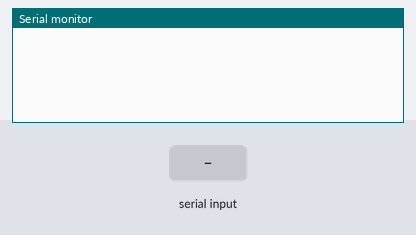
Bench run of a sketch on a simulated Arduino Uno, built with avr-gcc and run on an emulated ATmega328P. Shown: the last lines printed to the serial monitor. The inputs (shaded band) are chosen by the test bench. Random numbers use the default seed unless the sketch sets one.

Above: at 1.2 s.
1.3 s: "010C" received over Serial
At 1.7 s:
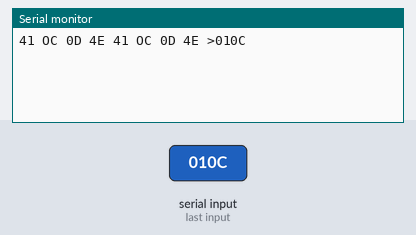
2.8 s: "010D" received over Serial
At 4.0 s:
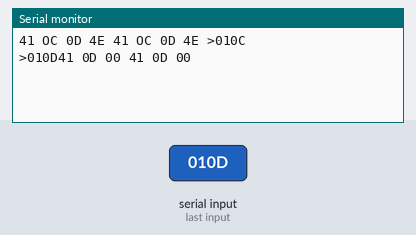
4.3 s: "0142" received over Serial
At 5.2 s:
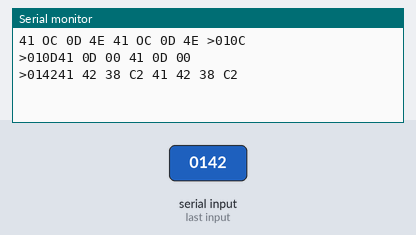
5.8 s: "010F" received over Serial
At 6.3 s:
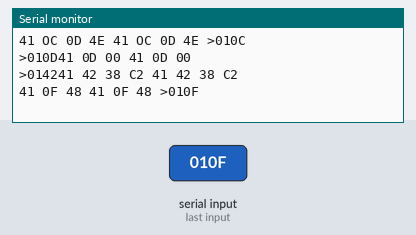
7.3 s: "0111" received over Serial
At 8.5 s:
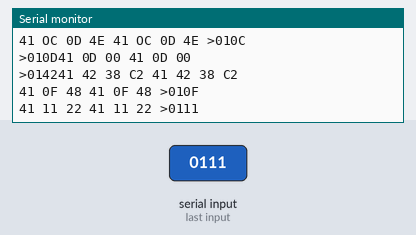
8.8 s: "0115" received over Serial
At 9.8 s:
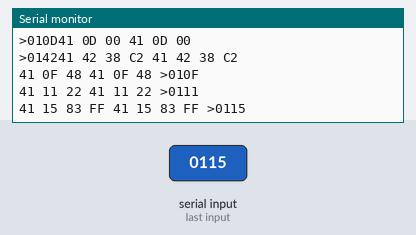

The sketch:

slave.ino
```cpp
char rxData[4];
char c;
int z = 0;
void setup() {
Serial.begin(9600);
}

void loop() {
  if(Serial.available()>0){
    Serial.readBytes(rxData,4);
    rxData[4] = '\0';
  if(strcmp(rxData,"010C")==0){
    switch(random(1,5))
    {
      case 1:
        Serial.println("41 OC 0D 50 41 OC 0D 50 >010C");
        clearbuffer();
        break;
      case 2:
        Serial.println("41 OC 0D 58 41 OC 0D 58 >010C");
        clearbuffer();
        break;
      case 3:
        Serial.println("41 OC 0D 3E 41 OC 0D 3E >010C");
        clearbuffer();
        break;
      case 4:
        Serial.println("41 OC 0D 4E 41 OC 0D 4E >010C");
        clearbuffer();
        break;
      case 5:
        Serial.println("41 OC 0D 54 41 OC 0D 54 >010C");
        clearbuffer();
        break;
    }
  }
    if(strcmp(rxData,"010D")==0){  // toc do xe 010D
    switch(random(1,2))
    {
      case 1:
        Serial.println(">010D41 0D 00 41 0D 00");
        clearbuffer();
        break;
      case 2:
        Serial.println(">010D41 0D 00 41 0D 00");
        clearbuffer();
        break;
    }
  }
    if(strcmp(rxData,"0142")==0){  // volt 0142
    switch(random(1,6))
    {
      case 1:
        Serial.println(">014241 42 38 93 41 42 38 93");
        clearbuffer();
        break;
      case 2:
        Serial.println(">014241 42 38 F1 41 42 38 F1");
        clearbuffer();
        break;
      case 3:
        Serial.println(">014241 42 38 64 41 42 38 64");
        clearbuffer();
        break;
      case 4:
        Serial.println(">014241 42 38 C2 41 42 38 C2");
        clearbuffer();
        break;
      case 5:
        Serial.println(">014241 42 39 09 41 42 39 09");
        clearbuffer();
        break;
      case 6:
        Serial.println(">014241 42 38 D9 41 42 38 D9");
        clearbuffer();
        break;
    }
  }
    if(strcmp(rxData,"010F")==0){  // nhiet do khi nap
    switch(random(1,6))
    {
      case 1:
        Serial.println("41 0F 48 41 0F 48 >010F");
        clearbuffer();
        break;
      case 2:
        Serial.println("41 0F 48 41 0F 48 >010F");
        clearbuffer();
        break;
      case 3:
        Serial.println("41 0F 48 41 0F 48 >010F");
        clearbuffer();
        break;
      case 4:
        Serial.println("41 0F 48 41 0F 48 >010F");
        clearbuffer();
        break;
      case 5:
        Serial.println("41 0F 48 41 0F 48 >010F");
        clearbuffer();
        break;
      case 6:
        Serial.println("41 0F 48 41 0F 48 >010F");
        clearbuffer();
        break;
    }
  }
    if(strcmp(rxData,"0111")==0){  // nhiet do khi nap
    switch(random(1,6))
    {
      case 1:
        Serial.println("41 11 22 41 11 22 >0111");
        clearbuffer();
        break;
      case 2:
        Serial.println("41 11 22 41 11 22 >0111");
        clearbuffer();
        break;
      case 3:
        Serial.println("41 11 22 41 11 22 >0111");
        clearbuffer();
        break;
      case 4:
        Serial.println("41 11 22 41 11 22 >0111");
        clearbuffer();
        break;
      case 5:
        Serial.println("41 11 22 41 11 22 >0111");
        clearbuffer();
        break;
      case 6:
        Serial.println("41 11 22 41 11 22 >0111");
        clearbuffer();
        break;
    }
  }
    if(strcmp(rxData,"0115")==0){  // nhiet do khi nap
    switch(random(1,6))
    {
      case 1:
        Serial.println("41 15 83 FF 41 15 81 FF >0115");
        clearbuffer();
        break;
      case 2:
        Serial.println("41 15 83 FF 41 15 82 FF >0115");
        clearbuffer();
        break;
      case 3:
        Serial.println("41 15 83 FF 41 15 83 FF >0115");
        clearbuffer();
        break;
      case 4:
        Serial.println("41 15 83 FF 41 15 84 FF >0115");
        clearbuffer();
        break;
      case 5:
        Serial.println("41 15 83 FF 41 15 85 FF >0115");
        clearbuffer();
        break;
      case 6:
        Serial.println("41 15 83 FF 41 15 87 FF >0115");
        clearbuffer();
        break;
    }
  }
    if(strcmp(rxData,"010F")==0){  // nhiet do khi nap
    switch(random(1,6))
    {
      case 1:
        Serial.println("41 0F 51 41 0F 51 >010F");
        clearbuffer();
        break;
      case 2:
        Serial.println("41 0F 51 41 0F 51 >010F");
        clearbuffer();
        break;
      case 3:
        Serial.println("41 0F 51 41 0F 51 >010F");
        clearbuffer();
        break;
      case 4:
        Serial.println("41 0F 51 41 0F 51 >010F");
        clearbuffer();
        break;
      case 5:
        Serial.println("41 0F 51 41 0F 51 >010F");
        clearbuffer();
        break;
      case 6:
        Serial.println("41 0F 51 41 0F 51 >010F");
        clearbuffer();
        break;
    }
  }
    if(strcmp(rxData,"0149")==0){  // nhiet do khi nap
    switch(random(1,6))
    {
      case 1:
        Serial.println("41 49 25 41 49 25 >0149");
        clearbuffer();
        break;
      case 2:
        Serial.println("41 49 25 41 49 25 >0149");
        clearbuffer();
        break;
      case 3:
        Serial.println("41 49 25 41 49 25 >0149");
        clearbuffer();
        break;
      case 4:
        Serial.println("41 49 25 41 49 25 >0149");
        clearbuffer();
        break;
      case 5:
        Serial.println("41 49 25 41 49 25 >0149");
        clearbuffer();
        break;
      case 6:
        Serial.println("41 49 25 41 49 25 >0149");
        clearbuffer();
        break;
    }
  }
    if(strcmp(rxData,"014A")==0){  // nhiet do khi nap
    switch(random(1,6))
    {
      case 1:
        Serial.println("41 4A 13 41 4A 13 >014A");
        clearbuffer();
        break;
      case 2:
        Serial.println("41 4A 13 41 4A 13 >014A");
        clearbuffer();
        break;
      case 3:
        Serial.println("41 4A 13 41 4A 13 >014A");
        clearbuffer();
        break;
      case 4:
        Serial.println("41 4A 13 41 4A 13 >014A");
        clearbuffer();
        break;
      case 5:
        Serial.println("41 4A 13 41 4A 13 >014A");
        clearbuffer();
        break;
      case 6:
        Serial.println("41 4A 13 41 4A 13 >014A");
        clearbuffer();
        break;
    }
  }
    if(strcmp(rxData,"0105")==0){
    switch(random(1,5))
    {
      case 1:
        Serial.println("41 05 81 41 05 81 >0105");
        clearbuffer();
        break;
      case 2:
        Serial.println("41 05 80 41 05 80 >0105");
        clearbuffer();
        break;
      case 3:
        Serial.println("41 05 81 41 05 81 >0105");
        clearbuffer();
        break;
      case 4:
        Serial.println("41 05 81 41 05 81 >0105");
        clearbuffer();
        break;
      case 5:
        Serial.println("41 05 81 41 05 81 >0105");
        clearbuffer();
        break;
    }
  }
    if(strcmp(rxData,"0147")==0){  // nhiet do khi nap
    switch(random(1,6))
    {
      case 1:
        Serial.println("41 47 21 41 47 21 >0147");
        clearbuffer();
        break;
      case 2:
        Serial.println("41 47 21 41 47 21 >0147");
        clearbuffer();
        break;
      case 3:
        Serial.println("41 47 21 41 47 21 >0147");
        clearbuffer();
        break;
      case 4:
        Serial.println("41 47 21 41 47 21 >0147");
        clearbuffer();
        break;
      case 5:
        Serial.println("41 47 21 41 47 21 >0147");
        clearbuffer();
        break;
      case 6:
        Serial.println("41 47 21 41 47 21 >0147");
        clearbuffer();
        break;
    }
  }
    }


//  if(Serial.available()>0){
//
//  while(Serial.available()>0){
//    c = Serial.read();
//    rxData[z++] = c;
//    rxData[z] = '\0';
//
//  }
//  Serial.println(rxData[2]);
//  z = 0;
//  //Serial.println(strcmp(rxData,"010C"));
//  if(strcmp(rxData,"010C")==0){
//    Serial.println("khai");
//    switch(random(1,5))
//    {
//      case 1:
//        Serial.println(">41 OC 0D 50 41 OC 0D 50 010C");
//        clearbuffer();
//        break;
//      case 2:
//        Serial.println(">41 OC 0D 58 41 OC 0D 58 010C");
//        clearbuffer();
//        break;
//      case 3:
//        Serial.println(">41 OC 0D 3E 41 OC 0D 3E 010C");
//        clearbuffer();
//        break;
//      case 4:
//        Serial.println(">41 OC 0D 4E 41 OC 0D 4E 010C");
//        clearbuffer();
//        break;
//      case 5:
//        Serial.println(">41 OC 0D 54 41 OC 0D 54 010C");
//        clearbuffer();
//        break;
//    }
//  }
////  else if(strcmp(rxData,"010D")==0){  // toc do xe 010D
////    switch(random(1,2))
////    {
////      case 1:
////        Serial.println(">41 0D 00 41 0D 00 010D");
////        clearbuffer();
////        break;
////      case 2:
////        Serial.println(">41 0D 00 41 0D 00 010D");
////        clearbuffer();
////        break;
////    }
////  }else if(strcmp(rxData,"0142")==0){  // volt 0142
////    switch(random(1,6))
////    {
////      case 1:
////        Serial.println(">41 42 35 36 41 42 35 36 0142");
////        clearbuffer();
////        break;
////      case 2:
////        Serial.println(">41 42 35 47 41 42 35 47 0142");
////        clearbuffer();
////        break;
////      case 3:
////        Serial.println(">41 42 35 02 41 42 35 02 0142");
////        clearbuffer();
////        break;
////      case 4:
////        Serial.println(">41 42 34 E2 41 42 34 E2 0142");
////        clearbuffer();
////        break;
////      case 5:
////        Serial.println(">41 42 35 28 41 42 35 28 0142");
////        clearbuffer();
////        break;
////      case 6:
////        Serial.println(">41 42 35 74 41 42 35 74 0142");
////        clearbuffer();
////        break;
////    }
////  }else if(strcmp(rxData,"0105")==0){
////     switch(random(1,6))
////    {
////      case 1:
////        Serial.println(">41 05 80 41 05 80 0105");
////        clearbuffer();
////        break;
////      case 2:
////        Serial.println(">41 05 80 41 05 80 0105");
////        clearbuffer();
////        break;
////      case 3:
////        Serial.println(">41 05 80 41 05 80 0105");
////        clearbuffer();
////        break;
////      case 4:
////        Serial.println(">41 05 80 41 05 80 0105");
////        clearbuffer();
////        break;
////      case 5:
////        Serial.println(">41 05 80 41 05 80 0105");
////        clearbuffer();
////        break;
////      case 6:
////        Serial.println(">41 05 80 41 05 80 0105");
////        clearbuffer();
////        break;
////    }
//
//  }
//

}
void clearbuffer(void){
  for(int i = 0;i<=3;i++){
    rxData[i] = NULL;
  }
}
```

Measured:
- after the input at 1.3 s, the serial monitor: prints a new line at once (image 1)
- after the input at 2.8 s, the serial monitor: prints a new line at once (image 2)
- after the input at 4.3 s, the serial monitor: prints a new line at once (image 3)
- after the input at 5.8 s, the serial monitor: prints a new line at once (image 4)
- after the input at 7.3 s, the serial monitor: prints a new line at once (image 5)
- after the input at 8.8 s, the serial monitor: prints a new line at once (image 6)
